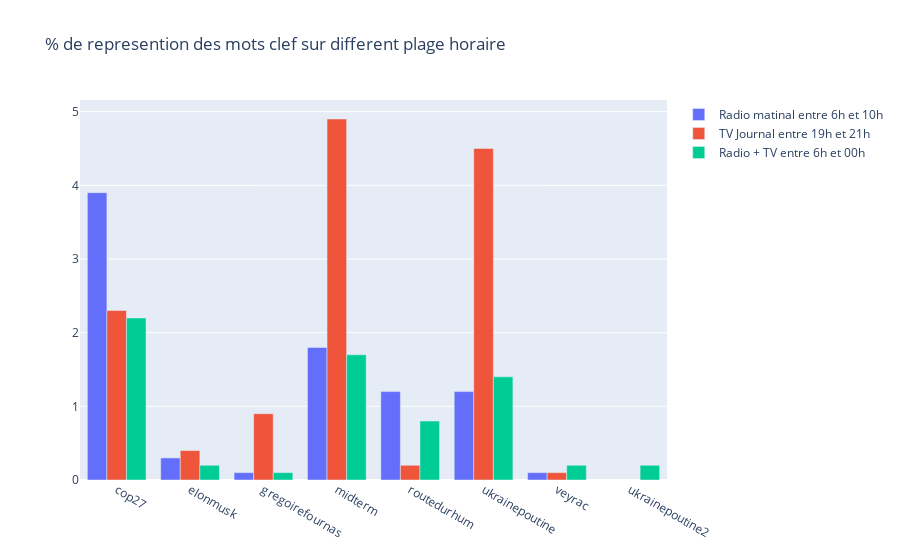

Here is the notebook cell this chart was saved with:
### Code cell
percentage_per_keyword_6_00 = round((data_at_pick_hours_6_00_6nov_all.groupby('keyword').count() * 2 / (60 * 18 * 50) * 100),1)['index']
percentage_per_keyword_19_21 = round((data_at_pick_hours_19_21_6nov_TV.groupby('keyword').count() * 2 / (60 * 2 * 25) * 100),1)['index']
percentage_per_keyword_6_10 = round((data_at_pick_hours_6_10_6nov_radio.groupby('keyword').count() * 2 / (60 * 4 * 25) * 100),1)['index']


percentage_per_keyword_matinal_JT = round((df_matinal_jt.groupby('keyword').count() * 2 / (60 * 7 * 50) * 100),1)['index']


fig_ = go.Figure()
fig_.add_trace(go.Bar(y=percentage_per_keyword_6_10, x=percentage_per_keyword_6_10.index, name='Radio matinal entre 6h et 10h'))
fig_.add_trace(go.Bar(y=percentage_per_keyword_19_21, x=percentage_per_keyword_19_21.index, name='TV Journal entre 19h et 21h'))
fig_.add_trace(go.Bar(y=percentage_per_keyword_6_00, x=percentage_per_keyword_6_00.index, name='Radio + TV entre 6h et 00h'))
#fig_.add_trace(go.Bar(y=percentage_per_keyword_matinal_JT, x=percentage_per_keyword_matinal_JT.index, name='Matinal + JT'))

fig_.update_layout(title='% de represention des mots clef sur different plage horaire')
fig_.show()

### Figure 1 — Plotly figure (JSON) as saved in the notebook; plotly's stock layout.template omitted (floating-point values rounded to 4 significant figures)
{"data": [{"name": "Radio matinal entre 6h et 10h", "x": ["cop27", "elonmusk", "gregoirefournas", "midterm", "routedurhum", "ukrainepoutine", "veyrac"], "y": [3.9, 0.3, 0.1, 1.8, 1.2, 1.2, 0.1], "type": "bar"}, {"name": "TV Journal entre 19h et 21h", "x": ["cop27", "elonmusk", "gregoirefournas", "midterm", "routedurhum", "ukrainepoutine", "veyrac"], "y": [2.3, 0.4, 0.9, 4.9, 0.2, 4.5, 0.1], "type": "bar"}, {"name": "Radio + TV entre 6h et 00h", "x": ["cop27", "elonmusk", "gregoirefournas", "midterm", "routedurhum", "ukrainepoutine", "ukrainepoutine2", "veyrac"], "y": [2.2, 0.2, 0.1, 1.7, 0.8, 1.4, 0.2, 0.2], "type": "bar"}], "layout": {"title": {"text": "% de represention des mots clef sur different plage horaire"}}}
